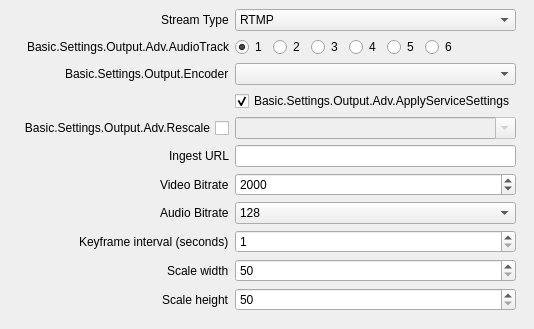
                   <widget class="QWidget" name="advOutputStreamTab">
                    <attribute name="title">
                     <string>Basic.Settings.Output.Adv.Streaming</string>
                    </attribute>
                    <layout class="QVBoxLayout" name="verticalLayout_12">
                     <property name="leftMargin">
                      <number>9</number>
                     </property>
                     <property name="topMargin">
                      <number>0</number>
                     </property>
                     <property name="rightMargin">
                      <number>9</number>
                     </property>
                     <property name="bottomMargin">
                      <number>9</number>
                     </property>
                     <item alignment="Qt::AlignTop">
                      <widget class="QWidget" name="widget_4" native="true">
                       <layout class="QVBoxLayout" name="verticalLayout_14">
                        <property name="spacing">
                         <number>0</number>
                        </property>
                        <property name="leftMargin">
                         <number>0</number>
                        </property>
                        <property name="topMargin">
                         <number>0</number>
                        </property>
                        <property name="rightMargin">
                         <number>0</number>
                        </property>
                        <property name="bottomMargin">
                         <number>0</number>
                        </property>
                        <item>
                         <widget class="QWidget" name="advOutTopContainer" native="true">
                          <property name="sizePolicy">
                           <sizepolicy hsizetype="Preferred" vsizetype="Maximum">
                            <horstretch>0</horstretch>
                            <verstretch>0</verstretch>
                           </sizepolicy>
                          </property>
                          <layout class="QFormLayout" name="formLayout_7">
                           <property name="fieldGrowthPolicy">
                            <enum>QFormLayout::AllNonFixedFieldsGrow</enum>
                           </property>
                           <property name="labelAlignment">
                            <set>Qt::AlignRight|Qt::AlignTrailing|Qt::AlignVCenter</set>
                           </property>
                           <item row="1" column="0">
                            <widget class="QLabel" name="advOutStreamTypeLabel">
                             <property name="text">
                              <string>Stream Type</string>
                             </property>
                             <property name="buddy">
                              <cstring>advOutStreamType</cstring>
                             </property>
                            </widget>
                           </item>
                           <item row="1" column="1">
                            <widget class="QComboBox" name="advOutStreamType">
                             <item>
                              <property name="text">
                               <string>RTMP</string>
                              </property>
                             </item>
                             <item>
                              <property name="text">
                               <string>HLS</string>
                              </property>
                             </item>
                            </widget>
                           </item>
                           <item row="2" column="0">
                            <widget class="QLabel" name="label_28">
                             <property name="minimumSize">
                              <size>
                               <width>170</width>
                               <height>0</height>
                              </size>
                             </property>
                             <property name="text">
                              <string>Basic.Settings.Output.Adv.AudioTrack</string>
                             </property>
                             <property name="alignment">
                              <set>Qt::AlignRight|Qt::AlignTrailing|Qt::AlignVCenter</set>
                             </property>
                            </widget>
                           </item>
                           <item row="2" column="1">
                            <widget class="QWidget" name="widget_8" native="true">
                             <property name="sizePolicy">
                              <sizepolicy hsizetype="Maximum" vsizetype="Preferred">
                               <horstretch>0</horstretch>
                               <verstretch>0</verstretch>
                              </sizepolicy>
                             </property>
                             <layout class="QHBoxLayout" name="horizontalLayout_7">
                              <property name="leftMargin">
                               <number>0</number>
                              </property>
                              <property name="topMargin">
                               <number>0</number>
                              </property>
                              <property name="rightMargin">
                               <number>0</number>
                              </property>
                              <property name="bottomMargin">
                               <number>0</number>
                              </property>
                              <item>
                               <widget class="QRadioButton" name="advOutTrack1">
                                <property name="text">
                                 <string notr="true">1</string>
                                </property>
                                <property name="checked">
                                 <bool>true</bool>
                                </property>
                               </widget>
                              </item>
                              <item>
                               <widget class="QRadioButton" name="advOutTrack2">
                                <property name="text">
                                 <string notr="true">2</string>
                                </property>
                               </widget>
                              </item>
                              <item>
                               <widget class="QRadioButton" name="advOutTrack3">
                                <property name="text">
                                 <string notr="true">3</string>
                                </property>
                               </widget>
                              </item>
                              <item>
                               <widget class="QRadioButton" name="advOutTrack4">
                                <property name="text">
                                 <string notr="true">4</string>
                                </property>
                               </widget>
                              </item>
                              <item>
                               <widget class="QRadioButton" name="advOutTrack5">
                                <property name="text">
                                 <string notr="true">5</string>
                                </property>
                               </widget>
                              </item>
                              <item>
                               <widget class="QRadioButton" name="advOutTrack6">
                                <property name="text">
                                 <string notr="true">6</string>
                                </property>
                               </widget>
                              </item>
                             </layout>
                            </widget>
                           </item>
                           <item row="3" column="0">
                            <widget class="QLabel" name="advOutEncLabel">
                             <property name="text">
                              <string>Basic.Settings.Output.Encoder</string>
                             </property>
                             <property name="buddy">
                              <cstring>advOutEncoder</cstring>
                             </property>
                            </widget>
                           </item>
                           <item row="3" column="1">
                            <widget class="QComboBox" name="advOutEncoder"/>
                           </item>
                           <item row="4" column="1">
                            <widget class="QCheckBox" name="advOutApplyService">
                             <property name="text">
                              <string>Basic.Settings.Output.Adv.ApplyServiceSettings</string>
                             </property>
                             <property name="checked">
                              <bool>true</bool>
                             </property>
                            </widget>
                           </item>
                           <item row="5" column="0">
                            <widget class="QCheckBox" name="advOutUseRescale">
                             <property name="sizePolicy">
                              <sizepolicy hsizetype="Minimum" vsizetype="Expanding">
                               <horstretch>0</horstretch>
                               <verstretch>0</verstretch>
                              </sizepolicy>
                             </property>
                             <property name="layoutDirection">
                              <enum>Qt::RightToLeft</enum>
                             </property>
                             <property name="text">
                              <string>Basic.Settings.Output.Adv.Rescale</string>
                             </property>
                            </widget>
                           </item>
                           <item row="5" column="1">
                            <widget class="QComboBox" name="advOutRescale">
                             <property name="enabled">
                              <bool>false</bool>
                             </property>
                             <property name="editable">
                              <bool>true</bool>
                             </property>
                            </widget>
                           </item>
                           <item row="7" column="0">
                            <widget class="QLabel" name="advOutHlsVideoBitrateLabel">
                             <property name="text">
                              <string>Video Bitrate</string>
                             </property>
                            </widget>
                           </item>
                           <item row="7" column="1">
                            <widget class="QSpinBox" name="advOutHlsVideoBitrate">
                             <property name="minimum">
                              <number>50</number>
                             </property>
                             <property name="maximum">
                              <number>10000000</number>
                             </property>
                             <property name="value">
                              <number>2000</number>
                             </property>
                            </widget>
                           </item>
                           <item row="8" column="0">
                            <widget class="QLabel" name="advOutHlsAudioBitrateLabel">
                             <property name="text">
                              <string>Audio Bitrate</string>
                             </property>
                            </widget>
                           </item>
                           <item row="8" column="1">
                            <widget class="QComboBox" name="advOutHlsAudioBitrate">
                             <property name="currentIndex">
                              <number>3</number>
                             </property>
                             <item>
                              <property name="text">
                               <string>32</string>
                              </property>
                             </item>
                             <item>
                              <property name="text">
                               <string>64</string>
                              </property>
                             </item>
                             <item>
                              <property name="text">
                               <string>96</string>
                              </property>
                             </item>
                             <item>
                              <property name="text">
                               <string>128</string>
                              </property>
                             </item>
                             <item>
                              <property name="text">
                               <string>160</string>
                              </property>
                             </item>
                             <item>
                              <property name="text">
                               <string>192</string>
                              </property>
                             </item>
                             <item>
                              <property name="text">
                               <string>224</string>
                              </property>
                             </item>
                             <item>
                              <property name="text">
                               <string>256</string>
                              </property>
                             </item>
                             <item>
                              <property name="text">
                               <string>288</string>
                              </property>
                             </item>
                             <item>
                              <property name="text">
                               <string>320</string>
                              </property>
                             </item>
                            </widget>
                           </item>
                           <item row="9" column="0">
                            <widget class="QLabel" name="advOutHlsKeyframeIntervalLabel">
                             <property name="text">
                              <string>Keyframe interval (seconds)</string>
                             </property>
                            </widget>
                           </item>
                           <item row="9" column="1">
                            <widget class="QSpinBox" name="advOutHlsKeyframeInterval">
                             <property name="minimum">
                              <number>1</number>
                             </property>
                             <property name="maximum">
                              <number>20</number>
                             </property>
                            </widget>
                           </item>
                           <item row="10" column="0">
                            <widget class="QLabel" name="advOutHlsScaleWidthLabel">
                             <property name="text">
                              <string>Scale width</string>
                             </property>
                            </widget>
                           </item>
                           <item row="10" column="1">
                            <widget class="QSpinBox" name="advOutHlsScaleWidth">
                             <property name="minimum">
                              <number>50</number>
                             </property>
                             <property name="maximum">
                              <number>10000</number>
                             </property>
                            </widget>
                           </item>
                           <item row="11" column="0">
                            <widget class="QLabel" name="advOutHlsScaleHeightLabel">
                             <property name="text">
                              <string>Scale height</string>
                             </property>
                            </widget>
                           </item>
                           <item row="11" column="1">
                            <widget class="QSpinBox" name="advOutHlsScaleHeight">
                             <property name="minimum">
                              <number>50</number>
                             </property>
                             <property name="maximum">
                              <number>10000</number>
                             </property>
                            </widget>
                           </item>
                           <item row="6" column="0">
                            <widget class="QLabel" name="advOutHlsIngestUrlLabel">
                             <property name="text">
                              <string>Ingest URL</string>
                             </property>
                            </widget>
                           </item>
                           <item row="6" column="1">
                            <widget class="QLineEdit" name="advOutHlsIngestUrl"/>
                           </item>
                          </layout>
                         </widget>
                        </item>
                       </layout>
                      </widget>
                     </item>
                    </layout>
                   </widget>
